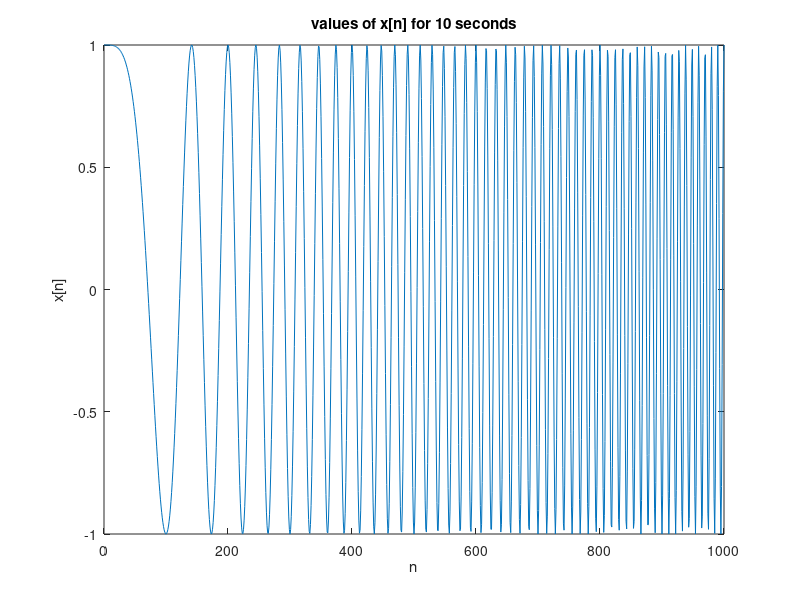
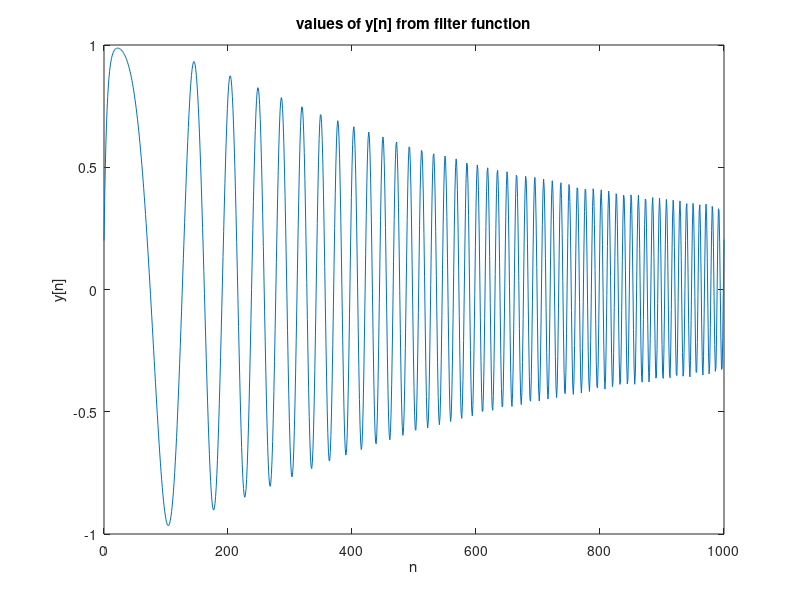

MATLAB code to generate these figures, in order:
clear all
close all
clc

% set parameters
B = 10;
F_s = 100;
N = 1000;

n = 0:1000;
x = cos((pi*B/F_s/N).*n .*n);
figure(1)
plot(n,x)
xlabel('n')
ylabel('x[n]')
title('values of x[n] for 10 seconds')

% use filter function to find output
b = [0.2, 0];
a = [1, -0.8];

y = filter(b, a, x);
figure(2)
plot(n,y)
xlabel('n')
ylabel('y[n]')
title('values of y[n] from filter function')
